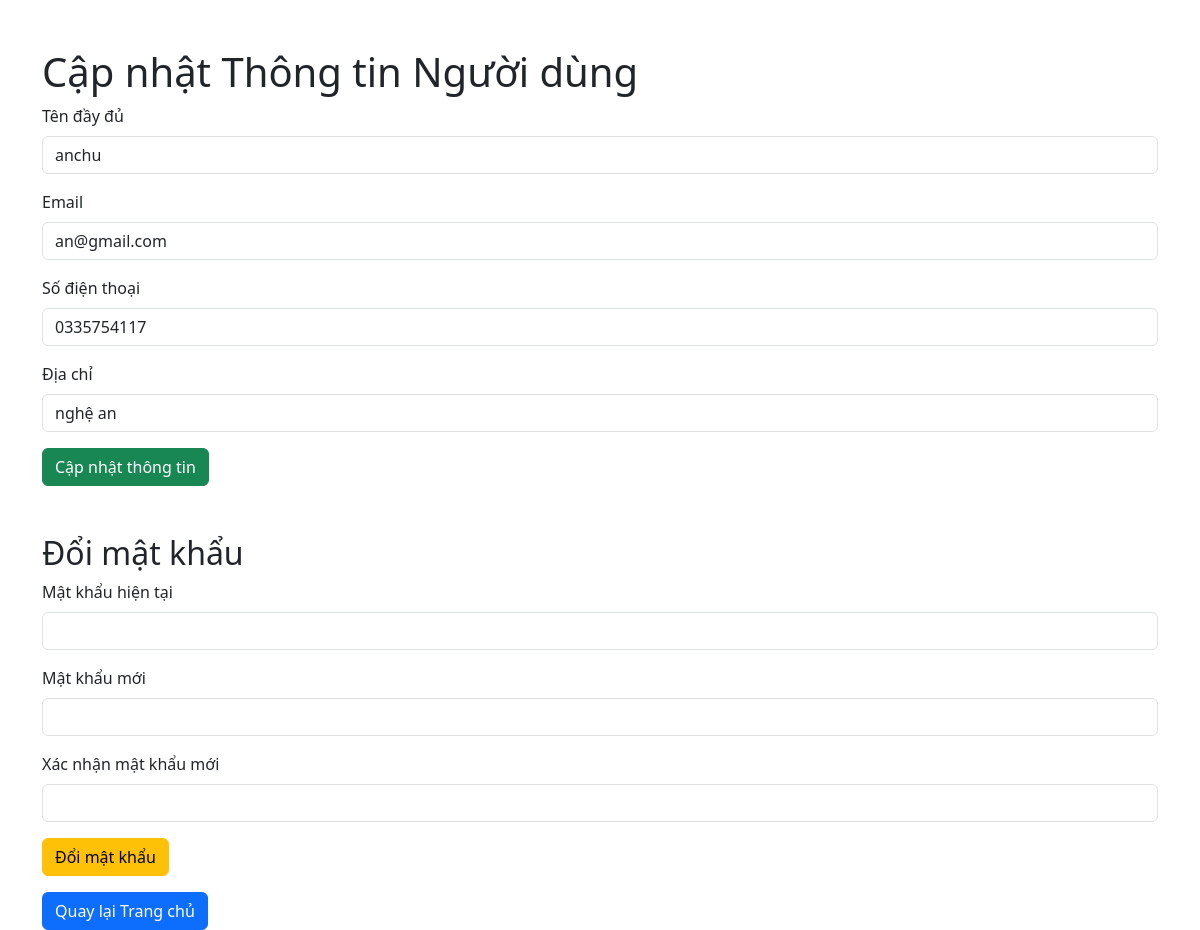
/Fontend/user_infor.php (signed in), run on the app's committed database.
### tables this page shows
CREATE TABLE `users` (
  `id` int NOT NULL AUTO_INCREMENT,
  `username` varchar(50) NOT NULL,
  `email` varchar(100) NOT NULL,
  `password` varchar(255) NOT NULL,
  `full_name` varchar(100) NOT NULL,
  `phone_number` varchar(15) DEFAULT NULL,
  `address` text,
  `role` enum('admin','customer') DEFAULT 'customer',
  `status` tinyint(1) DEFAULT '1',
  `created_at` timestamp NULL DEFAULT CURRENT_TIMESTAMP,
  `updated_at` timestamp NULL DEFAULT CURRENT_TIMESTAMP ON UPDATE CURRENT_TIMESTAMP,
  PRIMARY KEY (`id`),
  UNIQUE KEY `username` (`username`),
  UNIQUE KEY `email` (`email`)
);

### Fontend/user_infor.php (the view, shortened to what this page needs)
<?php
include 'ketnoi.php';
$username = $_SESSION['username'];
$query = "SELECT full_name, email, phone_number, address, password FROM users WHERE username = ?";
$stmt = $conn->prepare($query);
$stmt->bind_param("s", $username);
$stmt->execute();
$result = $stmt->get_result();
$user_info = $result->fetch_assoc();
?>
<!DOCTYPE html>
<html lang="vi">
<head>
    <link href="https://cdn.jsdelivr.net/npm/bootstrap@5.3.0-alpha1/dist/css/bootstrap.min.css" rel="stylesheet">
</head>
<body>
    <div class="container mt-5">
        <h1>Cập nhật Thông tin Người dùng</h1>
        <form method="POST">
            <div class="mb-3">
                <label for="full_name" class="form-label">Tên đầy đủ</label>
                <input type="text" class="form-control" id="full_name" name="full_name" value="<?php echo htmlspecialchars($user_info['full_name']); ?>" required>
            </div>
            <div class="mb-3">
                <label for="email" class="form-label">Email</label>
                <input type="email" class="form-control" id="email" name="email" value="<?php echo htmlspecialchars($user_info['email']); ?>" required>
            </div>
            <div class="mb-3">
                <label for="phone_number" class="form-label">Số điện thoại</label>
                <input type="text" class="form-control" id="phone_number" name="phone_number" value="<?php echo htmlspecialchars($user_info['phone_number']); ?>" required>
            </div>
            <div class="mb-3">
                <label for="address" class="form-label">Địa chỉ</label>
                <input type="text" class="form-control" id="address" name="address" value="<?php echo htmlspecialchars($user_info['address']); ?>" required>
            </div>
            <button type="submit" name="update_info" class="btn btn-success">Cập nhật thông tin</button>
        </form>
        <h2 class="mt-5">Đổi mật khẩu</h2>
        <form method="POST">
            <div class="mb-3">
                <label for="current_password" class="form-label">Mật khẩu hiện tại</label>
                <input type="password" class="form-control" id="current_password" name="current_password" required>
            </div>
            <div class="mb-3">
                <label for="new_password" class="form-label">Mật khẩu mới</label>
                <input type="password" class="form-control" id="new_password" name="new_password" required>
            </div>
            <div class="mb-3">
                <label for="confirm_password" class="form-label">Xác nhận mật khẩu mới</label>
                <input type="password" class="form-control" id="confirm_password" name="confirm_password" required>
            </div>
            <button type="submit" name="change_password" class="btn btn-warning">Đổi mật khẩu</button>
        </form>
        <a href="index.php" class="btn btn-primary mt-3">Quay lại Trang chủ</a>
    </div>
</body>
</html>

### data on the page
users: full_name "anchu", email "an@gmail.com", phone_number "0335754117", address "nghệ an"
